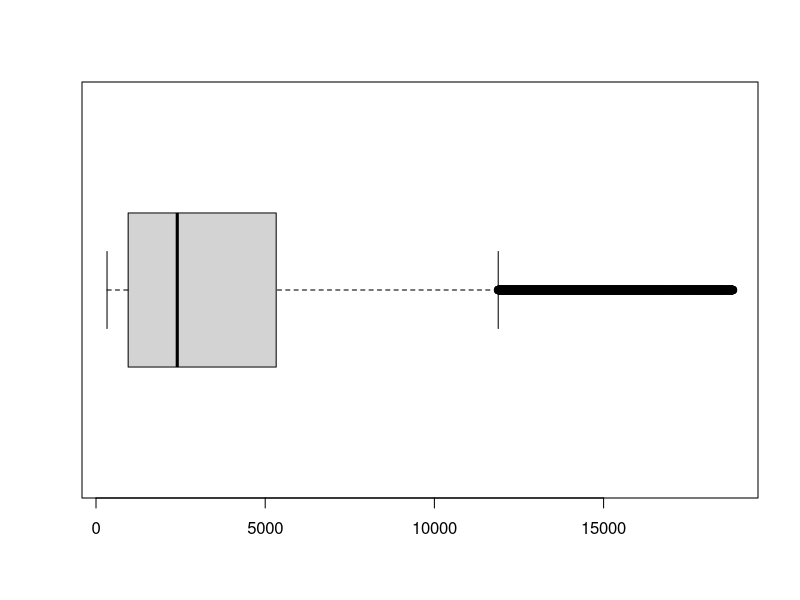
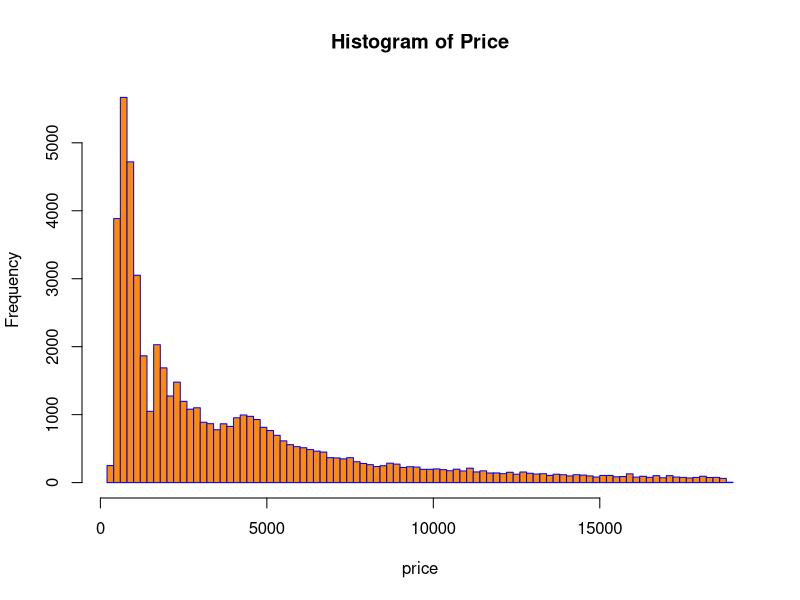
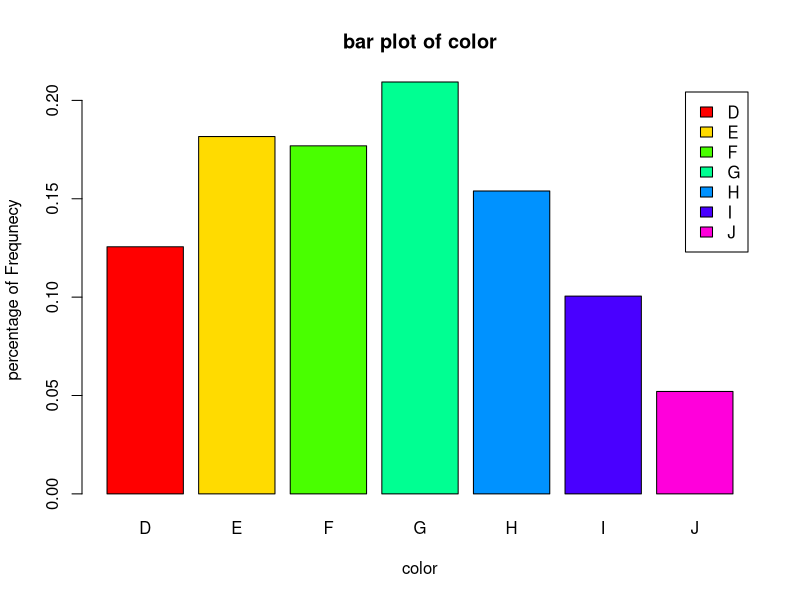
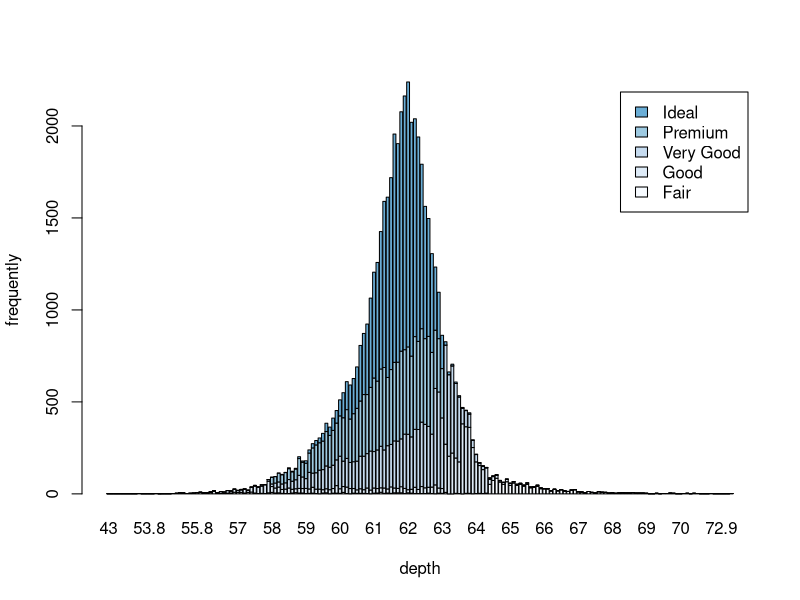
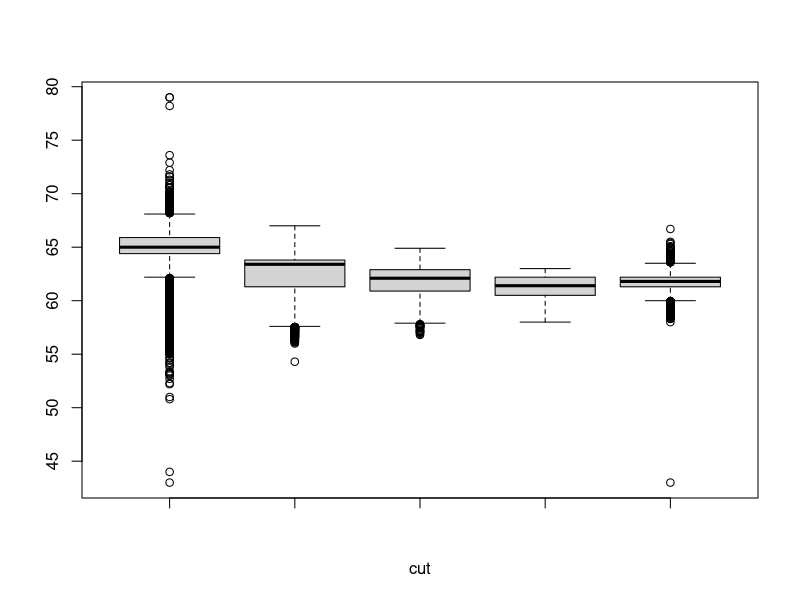
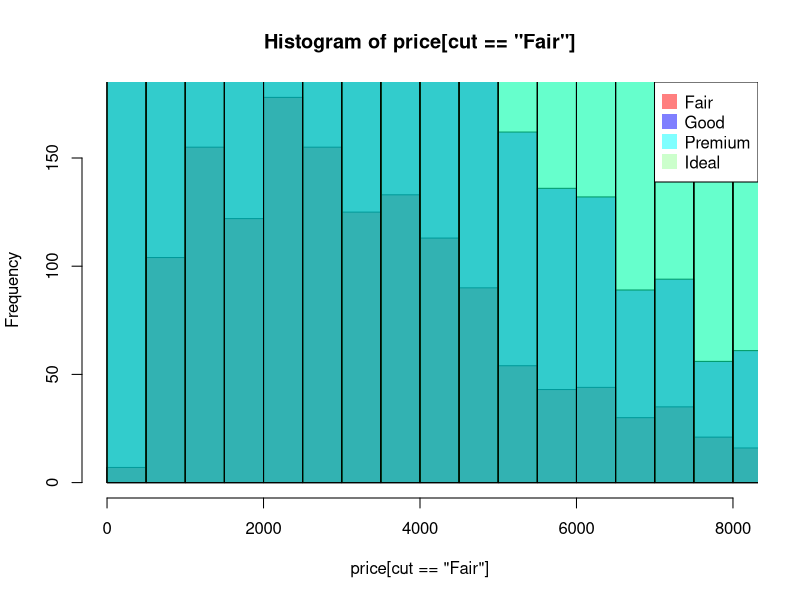
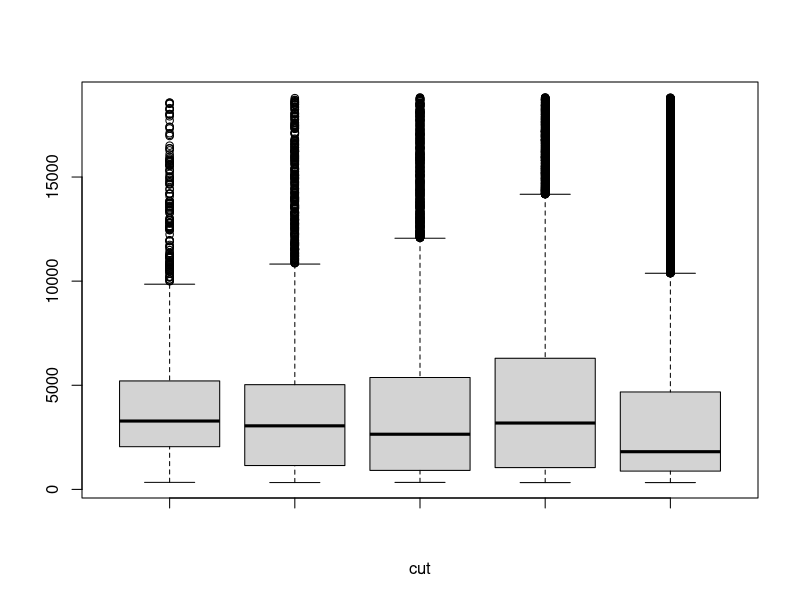
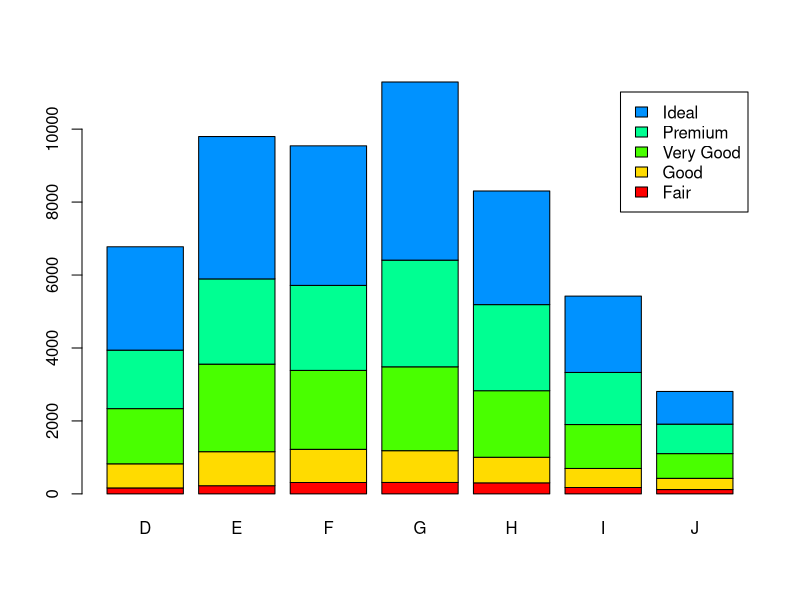

R code for these plots, in order:
## ---- chunk 1
library(knitr)
library(ggplot2)
kable(head(diamonds,10))
## ---- chunk 2
attach(diamonds)
getmode=function(v){
  dfv=as.data.frame(table(v))
  #print(dfv[,2])
  #print(which.max(dfv[,2]))
  dfv[which.max(dfv[,2]),1:2]}
getmode(price)
## ---- chunk 3
fivenum(price)
## ---- chunk 4
max(price)-min(price)
sd(price)
boxplot(diamonds$price,horizontal=T)
## ---- chunk 5
hist(diamonds$price,
     xlab='price',
     main='Histogram of Price',
     breaks=75,
     col='darkorange',
     border='blue',
     freq=TRUE)
## ---- chunk 6
coltable=as.data.frame(table(color))
coltable[which.max(coltable[,2]),1]
## ---- chunk 7
mysum=sum(coltable["Freq"])
mycolor=table(color)
newcolor=mycolor[]/mysum
newcolor*100
## ---- chunk 8
barplot(newcolor,legend.text = T,col=rainbow(7),
        ylab="percentage of Frequnecy",
        xlab="color",main="bar plot of color")
## ---- chunk 9
cut[which.max(depth)]
## ---- chunk 10
barplot(table(cut,depth),legend.text = T,col=blues9,xlab='depth',ylab='frequently')

## ---- chunk 11
s1=depth[cut=="Fair"]
s2=depth[cut=="Good"]
s3=depth[cut=="Very Good"]
s4=depth[cut=="Premium"]
s5=depth[cut=="Ideal"]
boxplot(s1,s2,s3,s4,s5,Horizontal=T,xlab='cut')
## ---- chunk 12
hist(price[cut=="Fair"],breaks=50,col=rgb(1,0,0,0.5),xlim=c(0,8000))
hist(price[cut=="Good"],breaks=50,col=rgb(0,0,1,0.5),add=T)
hist(price[cut=="Premium"],breaks=50,col=rgb(0,1,1,0.5),add=T)
hist(price[cut=="Ideal"],breaks=50,col=rgb(0,1,0,0.2),add=T)
legend("topright",legend=c("Fair","Good","Premium","Ideal"),col=c(rgb(1,0,0,0.5),rgb(0,0,1,0.5),rgb(0,1,1,0.5),rgb(0,1,0,0.2)),
      pt.cex=2,pch=15)
## ---- chunk 13
s1=price[cut=="Fair"]
s2=price[cut=="Good"]
s3=price[cut=="Very Good"]
s4=price[cut=="Premium"]
s5=price[cut=="Ideal"]
boxplot(s1,s2,s3,s4,s5,Horizontal=T,xlab='cut')

## ---- chunk 14
#contigency Table
table(color,cut)
#it's obvious the better the cut degree gets, the more frequent is the use of that color.

## ---- chunk 15
barplot(table(cut,color),col=rainbow(7),legend.text = T)


## ---- chunk 16
barplot(table(color,cut),col=rainbow(7),legend.text = T)

## ---- chunk 17
ggplot(data=diamonds)+
geom_point(mapping=aes(x=price,y=carat,color=carat))

## ---- chunk 18
newprice=price[price<=1000]
#table(newprice)
newcarat=carat[price<=1000]
#table(newcarat)
newdiamonds=subset(diamonds,price<=1000)
ggplot(data=newdiamonds)+
geom_point(mapping=aes(x=newprice,y=newcarat,color=newcarat),size=1)
## ---- chunk 19

ggplot(data=newdiamonds)+
geom_point(mapping=aes(x=newprice,y=newcarat,color=newcarat),size=1,position = "jitter")
## ---- chunk 20
par(mfrow=c(1,1))
coplot(price~carat|cut,rows=1)
## ---- chunk 21
plot(price~carat,
     xlab = "carat",
     ylab = "price",
     main = "histogram",
     pch  =20,
     cex  = 1,
     col  = factor(cut, labels = 1:5))
legend("bottomright",
       legend = levels(factor(cut)),
       pch  = 20,
       col  = 1:5)
## ---- chunk 22
coplot(price~carat|clarity,rows=1)
## ---- chunk 23
newcarat=log10(carat)
#newcarat
newprice=log10(price)
#newprice
coplot(newprice~newcarat|clarity,rows=1)
## ---- chunk 24
plot(newprice~newcarat,
     xlab="carat",
     ylab="price",
     pch=20,
     cex=1,
     col=factor(clarity,labels=1:8))
legend("bottomright",
       legend = levels(factor(clarity)),
       pch  = 20,
       col  = 1:8)
## ---- chunk 25
m=as.data.frame(table(depth))
m
hist(depth,breaks=100,col=rainbow(10))
## ---- chunk 26
coplot(price~depth|cut,rows=1)
## ---- chunk 27
plot(price~depth,
          xlab="depth",
          ylab="price",
          pch=20,
          cex=1,
          col=factor(clarity,labels=1:8))
legend("topright",
       legend = levels(factor(clarity)),
       pch  = 20,
       col  = 1:8)
## ---- chunk 28
ggplot(data =diamonds)+
  geom_point(mapping=aes(price,carat,color=cut),size=1)
## ---- chunk 29
table1=table(cut,color)
chi2=chisq.test(table1)
chi2
kable(chi2$expected>5)
## ---- chunk 30
boxplot(color~cut,
     xlab="cut",
     ylab="color",
     pch=20,
     cex=1,
     col=factor(color,labels=1:7))
legend("topright",
       legend = levels(factor(color)),
       pch  = 25,
       col  = 1:7)
## ---- chunk 31
price1=(price[cut=="Fair"])
price2=(price[cut=="Good"])
price3=(price[cut=="Very Good"])
price4=(price[cut=="Premium"])
price5=(price[cut=="Ideal"])
samp1=runif(5,min(price1),max(price1))
samp2=runif(5,min(price2),max(price2))
samp3=runif(5,min(price3),max(price3))
samp4=runif(5,min(price4),max(price4))
samp5=runif(5,min(price5),max(price5))
table2=stack(data.frame(samp1,samp2,samp3,samp4,samp5))
#table2
boxplot(values~ind,data=table2)
## ---- chunk 32
oneway.test(values~ind,data=table2,var.equal = T)
## ---- chunk 33
anova(lm(values~ind,data=table2))
AN=aov(values~ind,data=table2)
AN
## ---- chunk 34
par(mfrow=c(2,2))
plot(AN)
par(mfrow=c(1,1))
## ---- chunk 35
kruskal.test(values~ind,data=table2)
## ---- chunk 36
TukeyHSD(AN)
plot(TukeyHSD(AN))
## ---- chunk 37
newdiamonds=subset(diamonds,carat<0.5)
newdiamonds
par(mfrow=c(2,2))
qqnorm(price[cut=="Fair"])
qqnorm(price[cut=="Good"])
x1=price[cut=="Fair"]
y1=price[cut=="Good"]
## ---- chunk 38
wilcox.test(x,y,alternative="two.sided")
## ---- chunk 39
p1=sum(price[cut=="Fair"]>1000)/length(price)
p2=sum(price[cut=="Good"]>1000)/length(price)
n=c(length(price[cut=="Fair"]),length(price[cut=="Good"]))
x=c(sum(price[cut=="Fair"]>1000),sum(price[cut=="Good"]>1000))
prop.test(x,n,alternative = "two.sided",correct = F)
